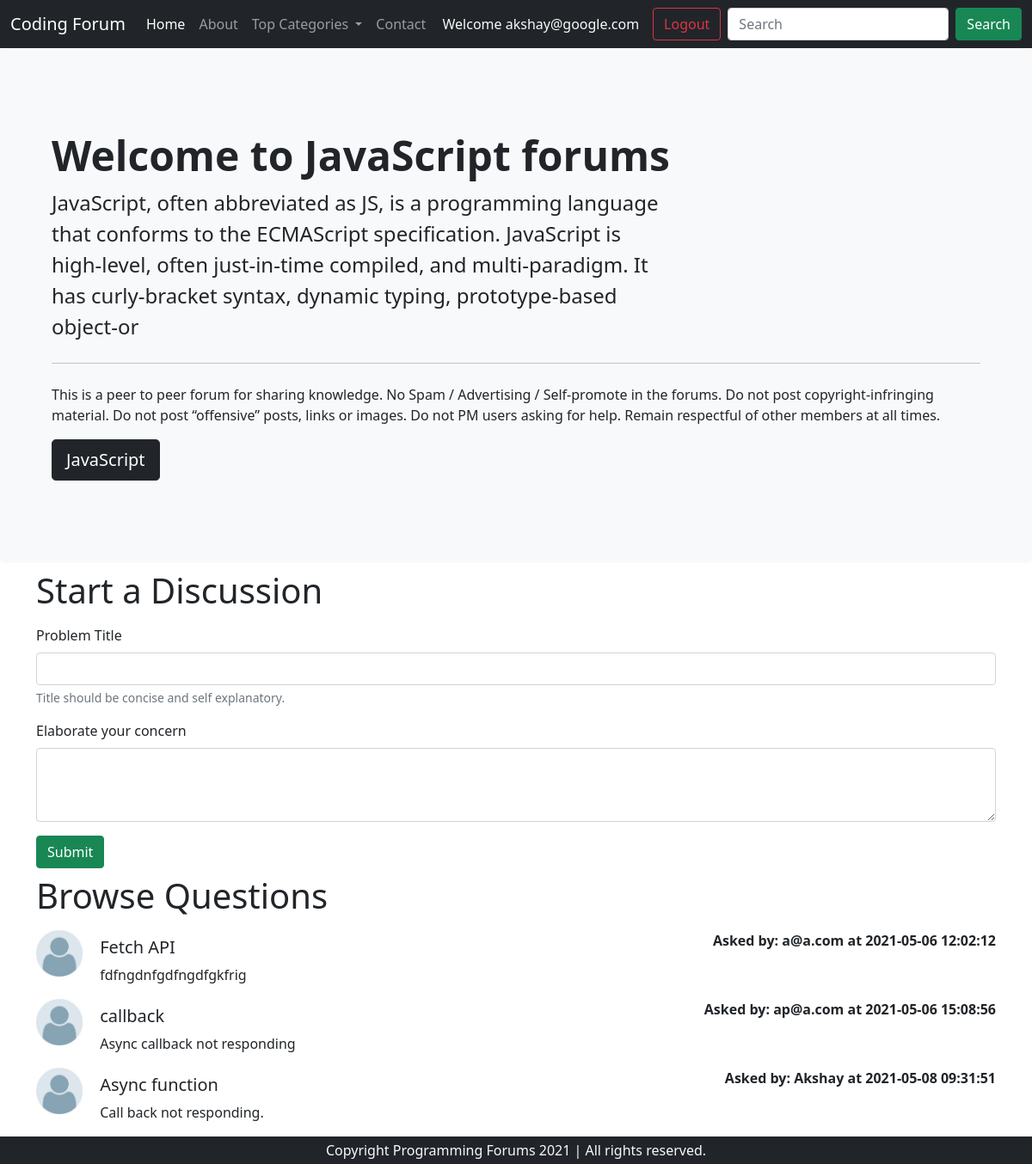
Screenshot of /threadlist.php?catid=2 (signed in) with the database file from the repository.
### tables this page shows
CREATE TABLE `categories` (
  `category_id` int(8) NOT NULL,
  `category_name` varchar(255) NOT NULL,
  `category_description` varchar(255) NOT NULL,
  `created` datetime NOT NULL DEFAULT current_timestamp()
);

CREATE TABLE `threads` (
  `t_id` int(7) NOT NULL,
  `t_title` varchar(255) NOT NULL,
  `t_desc` text NOT NULL,
  `t_cat_id` int(7) NOT NULL,
  `t_user_id` int(7) NOT NULL,
  `timestamp` datetime NOT NULL DEFAULT current_timestamp()
);

CREATE TABLE `users` (
  `sno` int(8) NOT NULL,
  `user_email` varchar(255) NOT NULL,
  `user_pass` varchar(255) NOT NULL,
  `timestamp` datetime NOT NULL DEFAULT current_timestamp()
);

### threadlist.php (the view, shortened to what this page needs)
<!doctype html>
<html lang="en">
<head>
    <link href="https://cdn.jsdelivr.net/npm/bootstrap@5.0.0-beta3/dist/css/bootstrap.min.css" rel="stylesheet"
>
</head>
<body>
    <?php include 'partials/_dbconnect.php' ?>
    <?php include 'partials/_header.php' ?>
    <?php
    $id = $_GET['catid'];
    $sql = "SELECT * FROM `categories` WHERE category_id=$id";
    $result = mysqli_query($conn, $sql);
    while($row = mysqli_fetch_assoc($result)){
        $catname = $row['category_name'];
        $catdesc = $row['category_description'];
    }
    ?>
    <div class="p-5 bg-light rounded-3">
        <div class="container-fluid py-5">
            <h1 class="display-5 fw-bold">Welcome to <?php echo $catname;?> forums</h1>
            <p class="col-md-8 fs-4">
                <?php echo $catdesc;?>
            </p>
            <hr class="my-4">
            <p>This is a peer to peer forum for sharing knowledge.
                No Spam / Advertising / Self-promote in the forums.
                Do not post copyright-infringing material.
                Do not post “offensive” posts, links or images.
                Do not PM users asking for help.
                Remain respectful of other members at all times.</p>
            <button class="btn btn-dark btn-lg" type="button"><?php echo $catname;?></button>
        </div>
    </div>
    <?php
    if(isset($_SESSION['loggedin']) && $_SESSION['loggedin']==true){
        echo '<div class="container">
            <h1 class="py-2">
                Start a Discussion
            </h1>
            <form action="'.$_SERVER["REQUEST_URI"].'" method="post">
    <div class="mb-3">
        <label for="title" class="form-label">Problem Title</label>
        <input type="text" class="form-control" id="title" name="title" aria-describedby=" emailHelp">
        <div id="emailHelp" class="form-text">Title should be concise and self explanatory.</div>
    </div>
    <input type="hidden" name="sno" value="'.$_SESSION['sno'].'">
    <div class="mb-3">
        <label for="desc" class="form-label">Elaborate your concern</label>
        <textarea class="form-control" id="desc" name="desc" rows="3"></textarea>
    </div>
    <button type="submit" class="btn btn-success">Submit</button>
    </form>
    </div>';
    }
    ?>
    <div class="container mb-5">
        <h1 class="py-2">
            Browse Questions
        </h1>
        <?php
    $id = $_GET['catid'];
    $sql = "SELECT * FROM `threads` WHERE t_cat_id =$id";
    $result = mysqli_query($conn, $sql);
    while($row = mysqli_fetch_assoc($result)){
        $id = $row['t_id'];
        $title = $row['t_title'];
        $desc = $row['t_desc'];
        $thread_time = $row['timestamp'];
        $thread_user_id = $row['t_user_id'];
        $sql2 = "select user_email from `users` where sno=$thread_user_id";
        $result2 = mysqli_query($conn, $sql2);
        $row2 = mysqli_fetch_assoc($result2);
       echo '<div class="d-flex mb-3 mb-2">
            <div class="flex-shrink-0">
                <img src="/forum/img/user.jpg" width="54px" alt="...">
            </div>
            &nbsp;
             <div class="flex-grow-1 ms-3">
            <h5 class="mt-2"><a class="text-dark text-decoration-none" href="thread.php?threadid='.$id.'">'. $title .'</a></h5>
                '. $desc .'
            </div>
            <p class="fw-bold mb-0">Asked by: '.$row2['user_email'].' at '.$thread_time.'</p>
        </div>';
    }
    ?>
    </div>
    <?php include 'partials/_footer.php' ?>
</body>
</html>

### rows the page displays
categories: category_name "JavaScript", category_description "JavaScript, often abbreviated as JS, is a programming language that conforms to the ECMAScript specification. JavaScript is high-level, often just-in-time compiled, and multi-paradigm. It has curly-bracket syntax, dynamic typing, prototype-based object-or"
threads: t_title "Fetch API", t_desc "fdfngdnfgdfngdfgkfrig", users.user_email "a@a.com", timestamp "2021-05-06 12:02:12"
threads: t_title "callback", t_desc "Async callback not responding", users.user_email "ap@a.com", timestamp "2021-05-06 15:08:56"
threads: t_title "Async function", t_desc "Call back not responding.", users.user_email "Akshay", timestamp "2021-05-08 09:31:51"

### other values shown
$_SESSION['useremail'] "akshay@google.com"
